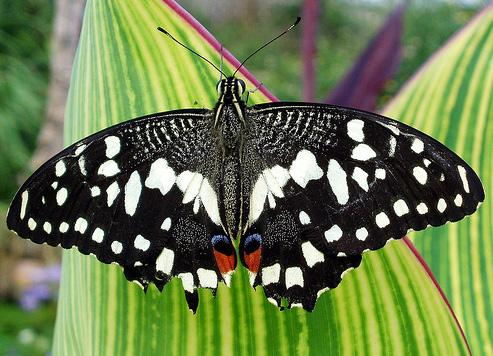
//> input picture module/opencv/extern_samples/color_reduce/butterfly.jpg, 493 x 356 px
$ ./histogram   (built with g++ and OpenCV 4)
//> lines starting //> are read from the running program, lines starting //| are printed output that depends on the picture; after the words box and inside, x2 and y2 are one past the last pixel; in counts of white or black regions, pixels touching at a corner belong together
/*********************************************************************
 * Author        : cuiyunpeng
 * Email         : @163.com
 * Create time   : 2020-06-02 09:46
 * Last modified : 2020-06-02 09:46
 * Filename      : histogram.cpp
 * Description   :
 *********************************************************************/

#include <iostream>
#include <opencv2/core/core.hpp>
#include <opencv2/highgui/highgui.hpp>
#include <opencv2/imgproc.hpp>

using namespace std;

class Histogram1D {
private:
  int hist_size[1];
  float hranges[2];
  const float *ranges[1];
  int channels[1];

protected:
public:
  Histogram1D() {
    hist_size[0] = 256;
    hranges[0] = 0.0;
    hranges[1] = 255.0;
    ranges[0] = hranges;
    channels[0] = 0;
  }

  cv::MatND get_histogram(cv::Mat &image) {
    cv::MatND hist;
    cv::calcHist(&image, 1, channels, cv::Mat(), hist, 1, hist_size, ranges);
    return hist;
  }

  cv::Mat get_histogram_image(cv::Mat &image) {
    cv::MatND hist = get_histogram(image);

    double max_val = 0;
    double min_val = 0;
    cv::minMaxLoc(hist, &min_val, &max_val, 0, 0);
    cv::Mat hist_img(hist_size[0], hist_size[0], CV_8U, cv::Scalar(255));

    int hpt = static_cast<int>(.9 * hist_size[0]);

    for (int i = 0; i < hist_size[0]; ++i) {
      float bin_val = hist.at<float>(i);
      int instensity = static_cast<int>(bin_val * hpt / max_val);
      cv::line(hist_img, cv::Point(i, hist_size[0]),
               cv::Point(i, hist_size[0] - instensity), cv::Scalar::all(0));
    }
    return hist_img;
  }

  cv::Mat equalize(const cv::Mat &image) {
    cv::Mat result;
    cv::equalizeHist(image, result);
    return result;
  }
};

int main(int argc, char **argv) {
  cv::Mat image = cv::imread("../../../data/butterfly.jpg", 0);
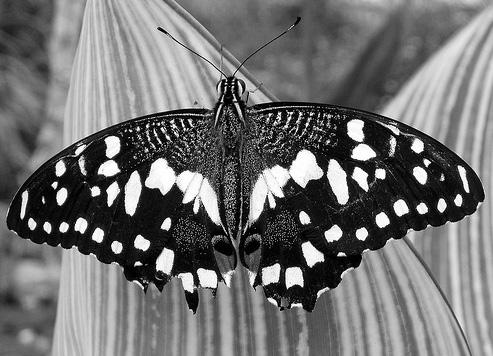
//> image: 356 rows x 493 cols, CV_8UC1; min 0, max 255, mean 113.3
  Histogram1D histogram1d;

  cv::MatND hist_ret = histogram1d.get_histogram(image);
//> in get_histogram, `cv::calcHist(&image, 1, channels, cv::Mat(), hist, 1, hist_size, range..`: hist = 256 values, max 2958 at index 0, min 0 at index 255, mean 679.6
//> hist_ret has the same summary as hist in get_histogram

  // for (int i=0; i<256; ++i) {
  // cout << "output:" << hist_ret.at<float>(i) <<endl;
  // }

  cv::imshow("gray image", image);
  cv::imshow("histgray image", histogram1d.get_histogram_image(image));
//> in get_histogram_image, `cv::minMaxLoc(hist, &min_val, &max_val, 0, 0);`: max_val = 2958
//> the loop in get_histogram_image, `for (int i = 0; i < hist_size[0]; ++i)` made 256 passes
//> (bin_val, instensity) on passes 1 to 3: (2958, 230), (509, 39), (569, 44)
//> after the loop in get_histogram_image, `for (int i = 0; i < hist_size[0]; ++i)`:
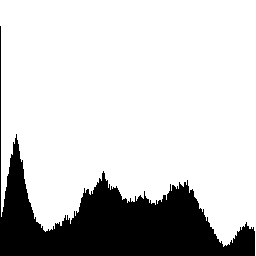
//> hist_img: 256 rows x 256 cols, CV_8UC1; 79.6% white; 1 black region, box (x1, y1, x2, y2) and area: (0, 26, 255, 256) 13389
  cv::Mat equalize_out = histogram1d.equalize(image);
//> in equalize, `cv::equalizeHist(image, result);`:
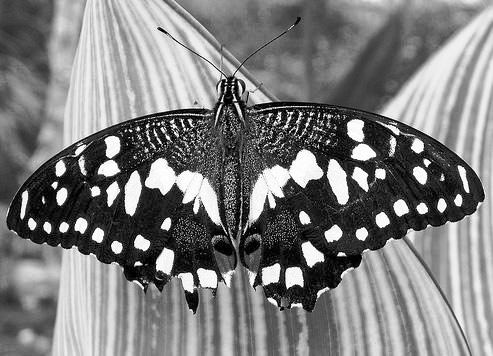
//> result: 356 rows x 493 cols, CV_8UC1; min 0, max 255, mean 126
  cv::imshow("equlize image", equalize_out);
  cv::imshow("equhistgray image",
             histogram1d.get_histogram_image(equalize_out));
//> in get_histogram_image (call 2), `cv::MatND hist = get_histogram(image);`: hist = 256 values, max 2958 at index 0, min 0 at index 7, mean 679.6
//> the loop in get_histogram_image (call 2), `for (int i = 0; i < hist_size[0]; ++i)` made 256 passes
//> after the loop in get_histogram_image (call 2), `for (int i = 0; i < hist_size[0]; ++i)`:
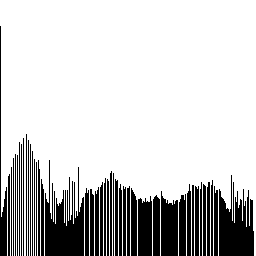
//> hist_img: 256 rows x 256 cols, CV_8UC1; 79.5% white; 44 black regions, largest, box (x1, y1, x2, y2) and area: (45, 160, 84, 256) 2091, (219, 175, 254, 256) 1845, (161, 191, 178, 256) 943
  // [12 lines of commented-out code are left out]
  cv::waitKey(0);

  return 0;
}
